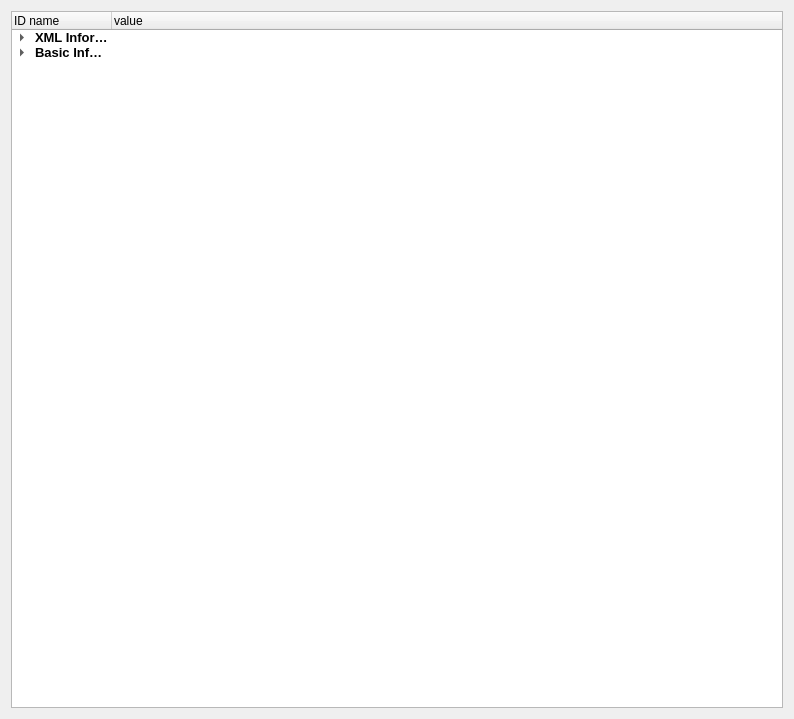
<?xml version="1.0" encoding="UTF-8"?>
<ui version="4.0">
 <class>Form</class>
 <widget class="QWidget" name="Form">
  <property name="geometry">
   <rect>
    <x>0</x>
    <y>0</y>
    <width>794</width>
    <height>719</height>
   </rect>
  </property>
  <property name="windowTitle">
   <string>Form</string>
  </property>
  <layout class="QVBoxLayout" name="verticalLayout">
   <item>
    <widget class="QTreeWidget" name="treeWidget">
     <column>
      <property name="text">
       <string>ID name</string>
      </property>
     </column>
     <column>
      <property name="text">
       <string>value</string>
      </property>
     </column>
     <item>
      <property name="text">
       <string>XML Information</string>
      </property>
      <property name="font">
       <font>
        <pointsize>10</pointsize>
        <weight>75</weight>
        <bold>true</bold>
       </font>
      </property>
      <property name="text">
       <string/>
      </property>
      <item>
       <property name="text">
        <string>version</string>
       </property>
       <property name="text">
        <string>10</string>
       </property>
      </item>
      <item>
       <property name="text">
        <string>update time</string>
       </property>
       <property name="text">
        <string>2017-11-27</string>
       </property>
      </item>
      <item>
       <property name="text">
        <string>xmlBaseAddress</string>
       </property>
       <property name="text">
        <string>128</string>
       </property>
      </item>
     </item>
     <item>
      <property name="text">
       <string>Basic Information</string>
      </property>
      <property name="font">
       <font>
        <pointsize>10</pointsize>
        <weight>75</weight>
        <bold>true</bold>
       </font>
      </property>
      <property name="text">
       <string/>
      </property>
      <item>
       <property name="text">
        <string>M</string>
       </property>
       <property name="font">
        <font>
         <weight>75</weight>
         <bold>true</bold>
        </font>
       </property>
       <property name="text">
        <string/>
       </property>
       <item>
        <property name="text">
         <string>M4</string>
        </property>
        <property name="font">
         <font>
          <weight>75</weight>
          <bold>true</bold>
         </font>
        </property>
        <property name="text">
         <string>Marvie4</string>
        </property>
        <item>
         <property name="text">
          <string>Series1</string>
         </property>
         <property name="font">
          <font>
           <weight>75</weight>
           <bold>true</bold>
          </font>
         </property>
         <property name="text">
          <string>Marvie42</string>
         </property>
         <item>
          <property name="text">
           <string>SD43P003</string>
          </property>
          <property name="font">
           <font>
            <weight>75</weight>
            <bold>true</bold>
           </font>
          </property>
          <property name="text">
           <string>21000508</string>
          </property>
         </item>
        </item>
       </item>
       <item>
        <property name="text">
         <string>M6</string>
        </property>
        <property name="font">
         <font>
          <weight>75</weight>
          <bold>true</bold>
         </font>
        </property>
        <property name="text">
         <string>Marvie6</string>
        </property>
        <property name="font">
         <font>
          <weight>75</weight>
          <bold>true</bold>
         </font>
        </property>
        <item>
         <property name="text">
          <string>Series1</string>
         </property>
         <property name="font">
          <font>
           <weight>75</weight>
           <bold>true</bold>
          </font>
         </property>
         <property name="text">
          <string>Marvie61</string>
         </property>
         <property name="font">
          <font>
           <weight>75</weight>
           <bold>true</bold>
          </font>
         </property>
         <item>
          <property name="text">
           <string>SD63P003</string>
          </property>
          <property name="font">
           <font>
            <weight>75</weight>
            <bold>true</bold>
           </font>
          </property>
          <property name="text">
           <string>21000543</string>
          </property>
         </item>
        </item>
       </item>
      </item>
     </item>
    </widget>
   </item>
  </layout>
 </widget>
 <resources/>
 <connections/>
</ui>
